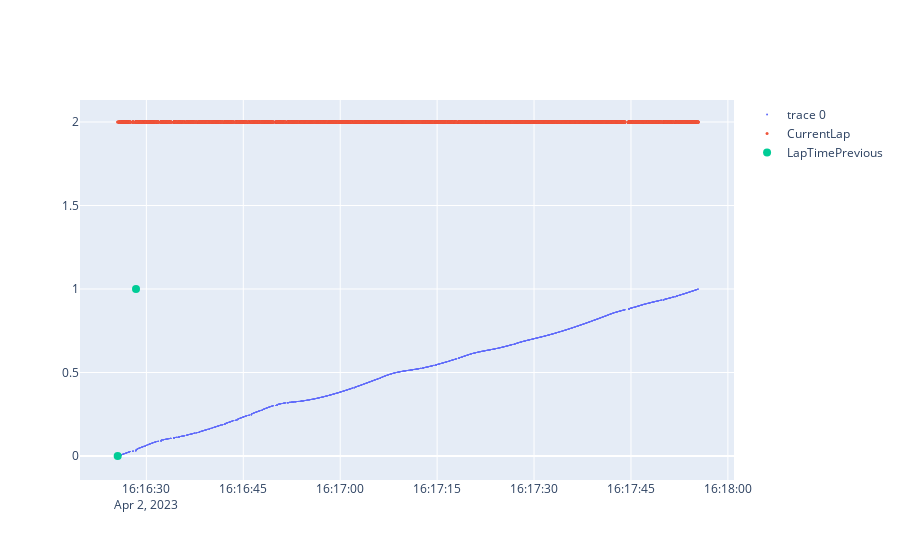

Notebook code cell kept with this figure:
### Markdown cell above
Normalize the float columns, so that the value is between 0 and 1. Also, just plot the LapTimePrevious as a large dot, if the value changes.

### Code cell
def normalize(series):
    return (series - series.min()) / (series.max() - series.min())


def lap_fig_with_replay_v3(df):
    fig = go.Figure()

    df["DistanceRoundTrack"] = normalize(df["DistanceRoundTrack"])

    fig.add_scatter(
        x=df["_time"],
        y=df["DistanceRoundTrack"],
        mode="markers",
        marker=dict(size=1),
    )

    bool_columns = ["CurrentLapIsValid", "PreviousLapWasValid"]
    for col in bool_columns:
        col_changes = df[df[col].shift(1) != df[col]].copy()
        col_changes["color"] = col_changes[col].apply(lambda x: "green" if x else "red")

        for _, row in col_changes.iterrows():
            fig.add_shape(
                type="line",
                x0=row["_time"],
                x1=row["_time"],
                y0=0,
                y1=row["DistanceRoundTrack"],
                yref="y",
                xref="x",
                line=dict(color=row["color"], width=1),
                name=col,
            )

    fig.add_scatter(
        x=df["_time"],
        y=df["CurrentLap"],
        mode="markers",
        marker=dict(size=3),
        name="CurrentLap",
    )

    df["LapTimePrevious"] = normalize(df["LapTimePrevious"])
    lap_time_changes = df[
        df["LapTimePrevious"].shift(1) != df["LapTimePrevious"]
    ].copy()
    fig.add_scatter(
        x=lap_time_changes["_time"],
        y=lap_time_changes["LapTimePrevious"],
        mode="markers",
        marker=dict(size=8),
        name="LapTimePrevious",
    )

    return fig


lap_fig_with_replay_v3(df).show()

### Figure 1 — Plotly figure (JSON) as saved in the notebook; plotly's stock layout.template omitted (floating-point values rounded to 4 significant figures; data arrays with more than 128 entries replaced by an {"elided": "..."} marker saying what was removed)
{"data": [{"marker": {"size": 1}, "mode": "markers", "type": "scatter", "x": {"elided": "5165 str values"}, "y": {"elided": "5165 float values"}}, {"marker": {"size": 3}, "mode": "markers", "name": "CurrentLap", "type": "scatter", "x": {"elided": "5165 str values"}, "y": {"elided": "5165 str values"}}, {"marker": {"size": 8}, "mode": "markers", "name": "LapTimePrevious", "type": "scatter", "x": ["2023-04-02T16:16:25.562571+00:00", "2023-04-02T16:16:28.394560+00:00"], "y": [0, 1]}], "layout": {"shapes": [{"line": {"color": "green", "width": 1}, "name": "CurrentLapIsValid", "type": "line", "x0": "2023-04-02T16:16:25.562571+00:00", "x1": "2023-04-02T16:16:25.562571+00:00", "xref": "x", "y0": 0, "y1": 0, "yref": "y"}, {"line": {"color": "green", "width": 1}, "name": "PreviousLapWasValid", "type": "line", "x0": "2023-04-02T16:16:25.562571+00:00", "x1": "2023-04-02T16:16:25.562571+00:00", "xref": "x", "y0": 0, "y1": 0, "yref": "y"}]}}
